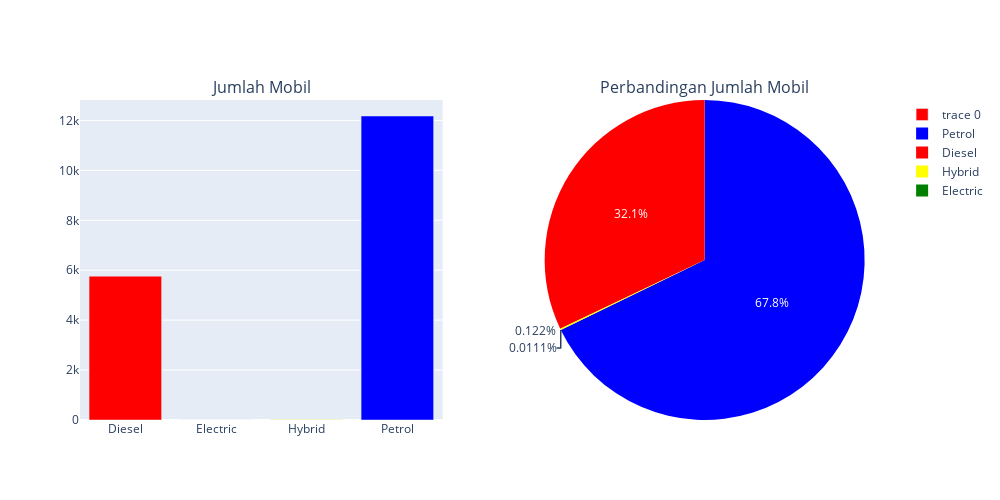

Notebook code cell kept with this figure:
### Code cell
import plotly.graph_objects as go
from plotly.subplots import make_subplots

grouped_fueltype = data.groupby('fueltype').size().reset_index(name='counts')

# Bar chart
fig1 = go.Figure(data=go.Bar(x=grouped_fueltype['fueltype'], y=grouped_fueltype['counts'], marker_color=['red', 'green', 'yellow', 'blue']))
fig1.update_layout(title='Jumlah Mobil Berdasarkan Jenis Transmisinya', xaxis_title='Jenis Transmisi', yaxis_title='Jumlah Mobil', showlegend = False)

# Pie chart
fig2 = go.Figure(data=go.Pie(labels=grouped_fueltype['fueltype'], values=grouped_fueltype['counts'], marker_colors=['red', 'green', 'yellow', 'blue']))
fig2.update_layout(title='Perbandingan Jumlah Mobil Berdasarkan Jenis Transmisinya', showlegend = False)

# Subplots
fig = make_subplots(rows=1, cols=2, subplot_titles=("Jumlah Mobil", "Perbandingan Jumlah Mobil"), specs=[[{"type": "bar"}, {"type": "pie"}]])

fig.add_trace(fig1.data[0], row=1, col=1)
fig.add_trace(fig2.data[0], row=1, col=2)

fig.update_layout(height=500, width=1000)
fig.show()

### Figure 1 — Plotly figure (JSON) as saved in the notebook; plotly's stock layout.template omitted (floating-point values rounded to 4 significant figures)
{"data": [{"marker": {"color": ["red", "green", "yellow", "blue"]}, "type": "bar", "x": ["Diesel", "Electric", "Hybrid", "Petrol"], "xaxis": "x", "y": [5762, 2, 22, 12178], "yaxis": "y"}, {"domain": {"x": [0.55, 1], "y": [0, 1]}, "labels": ["Diesel", "Electric", "Hybrid", "Petrol"], "marker": {"colors": ["red", "green", "yellow", "blue"]}, "type": "pie", "values": [5762, 2, 22, 12178]}], "layout": {"annotations": [{"font": {"size": 16}, "showarrow": false, "text": "Jumlah Mobil", "x": 0.225, "xanchor": "center", "xref": "paper", "y": 1, "yanchor": "bottom", "yref": "paper"}, {"font": {"size": 16}, "showarrow": false, "text": "Perbandingan Jumlah Mobil", "x": 0.775, "xanchor": "center", "xref": "paper", "y": 1, "yanchor": "bottom", "yref": "paper"}], "height": 500, "width": 1000, "xaxis": {"anchor": "y", "domain": [0, 0.45]}, "yaxis": {"anchor": "x", "domain": [0, 1]}}}
